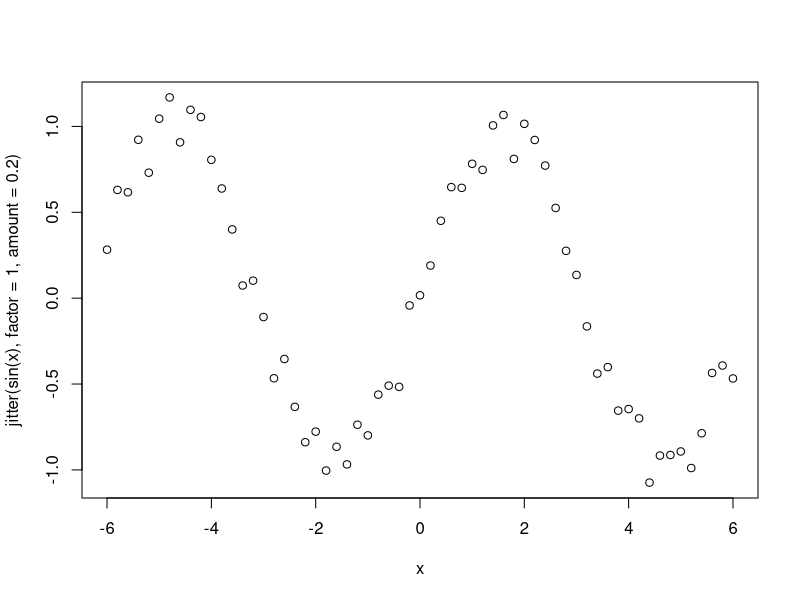

This chart was generated by the following R code:
## ---- chunk 1
sample(c("yes","no","maybe"), replace = TRUE, 10, prob=c(0.8,0.1,0.1))
## ---- chunk 2
seq(along.with = 15:11) == seq_along(1:5) # 1 2 3 4 5
seq(4,11, length=20) # can specify length of seq
## ---- chunk 3
seq(as.Date("2000/1/1"), by = "month", length.out=12)
## ---- chunk 4
rep(c(1,2), times = 10) # 1 2 1 2 ...
rep(c(1,2), each = 10) # 111..222...
## ---- chunk 5
y <- rnorm(1000); z <- rep(NA,1000)
messy_data <- sample(c(y,z), 100)
my_na <- is.na(messy_data) # gives us a logical vector of where the NAs are
## ---- chunk 6
x <- seq(-6, 6, by=0.2)
plot(x, jitter(sin(x), factor = 1, amount = 0.2))
## ---- chunk 7
x <- list(numbers = 5:8, appletree = "a", age = 30)
class(x[1])
class(x[[1]])
x$appletree
x$numbers
## ---- chunk 8
x <- 1:10
x[x > 6]
## ---- chunk 9
x <- 1:5
u <- x > 3 # F F F T T
x[u]
## ---- chunk 10
x <- list(a = "ok", b = 3.2, c = 11:14)
identical(x[[1]], x$a)
